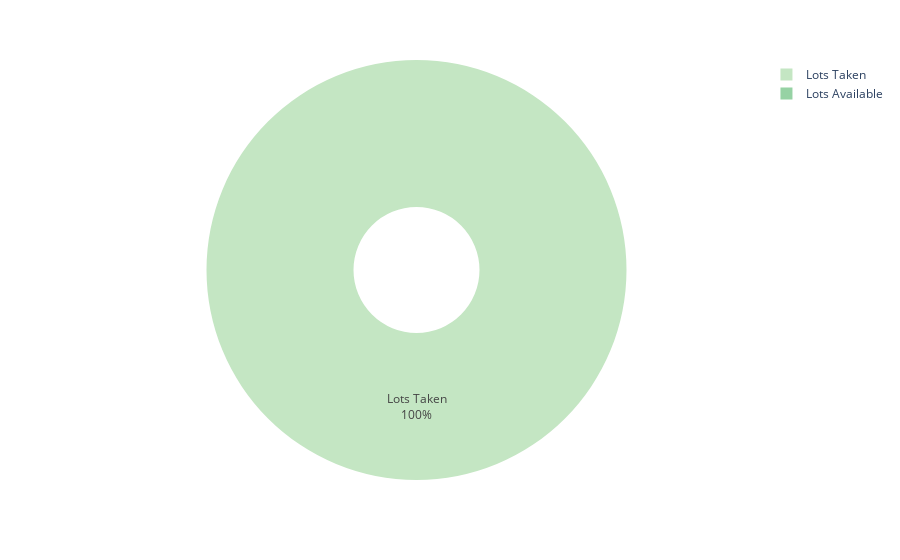

The notebook cell saved with this chart:
### Code cell
# pie producer wrapped into a function 
def pie_producer(day,start_time,end_time):
    given_df = time_day_locater(day,start_time,end_time) #function that filters specific val (on top)
    frame_converter = final_filter(given_df)[1:].to_list() #converts into the row that we are going to plot
    indv_df = pd.DataFrame({"test":frame_converter,"names": ["Lots Available", "Lots Taken"]}) # segments into a new df

    fig = px.pie(indv_df,values = "test", # real plotting
            names = "names",
            hole = .3,
            color_discrete_sequence = px.colors.sequential.Blugrn,
            hover_data = ['names'],)
    fig.update_traces(textposition = 'inside',textinfo = 'percent+label')
    return fig
    
a = go.Figure(data = pie_producer('2022-03-10' , '10:00:00', '11:00:00'))
a.show()

### Figure 1 — Plotly figure (JSON) as saved in the notebook; plotly's stock layout.template omitted (floating-point values rounded to 4 significant figures)
{"data": [{"customdata": [["Lots Available"], ["Lots Taken"]], "domain": {"x": [0, 1], "y": [0, 1]}, "hole": 0.3, "hovertemplate": "label=%{label}<br>test=%{value}<br>names=%{customdata[0]}<extra></extra>", "labels": ["Lots Available", "Lots Taken"], "legendgroup": "", "name": "", "showlegend": true, "textinfo": "percent+label", "textposition": "inside", "type": "pie", "values": [0, 105]}], "layout": {"autosize": true, "legend": {"tracegroupgap": 0}, "margin": {"t": 60}, "piecolorway": ["rgb(196, 230, 195)", "rgb(150, 210, 164)", "rgb(109, 188, 144)", "rgb(77, 162, 132)", "rgb(54, 135, 122)", "rgb(38, 107, 110)", "rgb(29, 79, 96)"]}}
